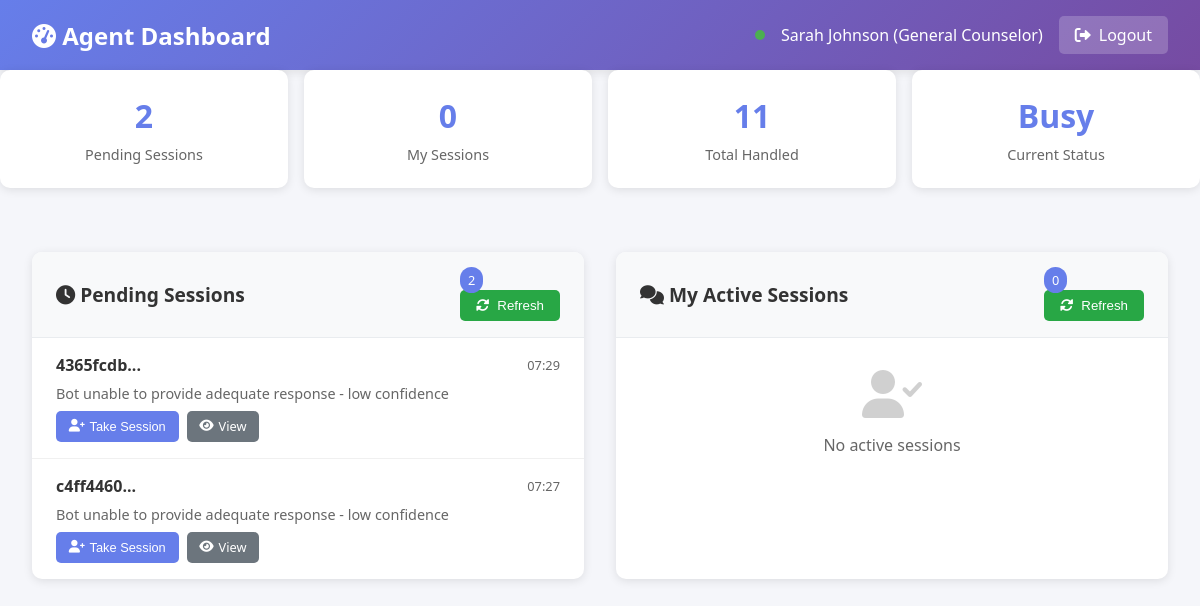
/agent/dashboard (signed in), run on an earlier commit of the app's database.
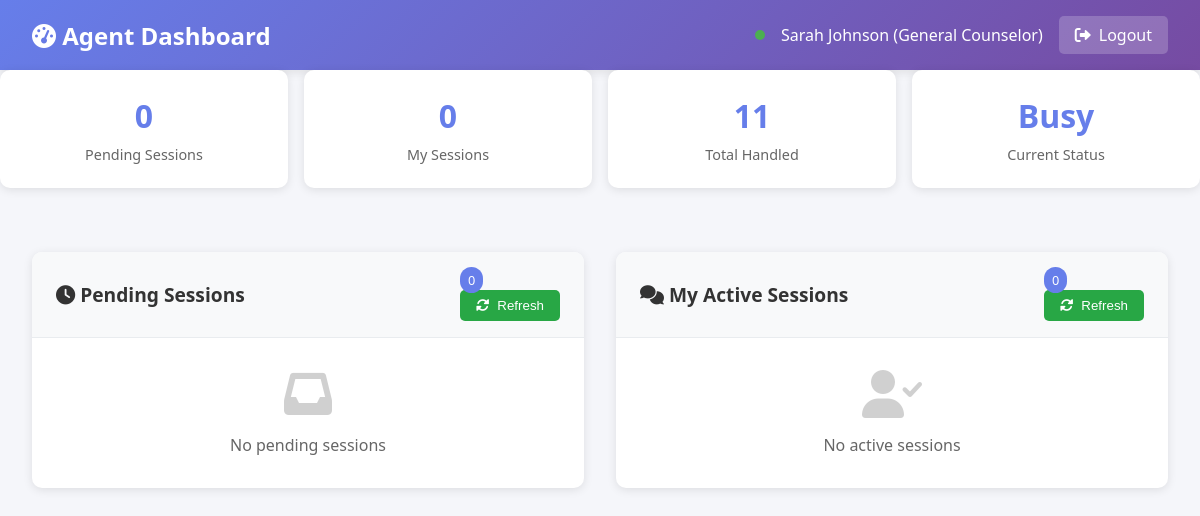
And on a later commit of the database.
### human_handoff/models.py (models this page shows, shortened)
class ChatSession(db.Model):
    __tablename__ = 'chat_sessions'
    id = db.Column(db.Integer, primary_key=True)
    session_id = db.Column(db.String(100), unique=True, nullable=False, default=lambda: str(uuid.uuid4()))
    user_id = db.Column(db.String(100))  # Keep for backward compatibility with guest sessions
    student_id = db.Column(db.Integer, db.ForeignKey('students.id'), nullable=True)  # New FK for authenticated users
    created_at = db.Column(db.DateTime, default=datetime.utcnow)
    updated_at = db.Column(db.DateTime, default=datetime.utcnow, onupdate=datetime.utcnow)
    status = db.Column(db.String(20), default='active')  # active, closed, escalated
    requires_human = db.Column(db.Boolean, default=False)
    assigned_agent_id = db.Column(db.Integer, db.ForeignKey('agents.id'))
    escalation_reason = db.Column(db.Text)
    escalated_at = db.Column(db.DateTime)
    resolved_at = db.Column(db.DateTime)
    user_satisfaction_rating = db.Column(db.Integer)
    notes = db.Column(db.Text)
    messages = db.relationship('Message', backref='session', lazy=True, cascade='all, delete-orphan')
    assigned_agent = db.relationship('Agent', backref='assigned_sessions')
    analytics = db.relationship('SessionAnalytics', backref='session', uselist=False, cascade='all, delete-orphan')

### human_handoff/agent_routes.py (the view)
@agent_bp.route('/dashboard')
def dashboard():
    if 'agent_id' not in session:
        return redirect(url_for('agent.agent_login'))
    agent_id = session['agent_id']
    agent = Agent.query.filter_by(agent_id=agent_id).first()
    if not agent:
        return redirect(url_for('agent.agent_login'))
    agent.last_active = datetime.utcnow()
    agent.status = 'available' if agent.current_sessions < agent.max_concurrent_sessions else 'busy'
    db.session.commit()
    pending_sessions = ChatSession.query.filter_by(
        requires_human=True,
        status='escalated',
        assigned_agent_id=None
    ).order_by(ChatSession.escalated_at.desc()).all()
    assigned_sessions = ChatSession.query.filter_by(
        assigned_agent_id=agent.id,
        status='escalated'
    ).order_by(ChatSession.updated_at.desc()).all()
    return render_template('agent/dashboard.html',
                         agent=agent,
                         pending_sessions=pending_sessions,
                         assigned_sessions=assigned_sessions)

### templates/agent/dashboard.html (shortened to what the changed rows need)
<!DOCTYPE html>
<html lang="en">
<head>
    <link href="https://cdnjs.cloudflare.com/ajax/libs/font-awesome/6.0.0/css/all.min.css" rel="stylesheet">
</head>
<body>
    <div class="header">
        <h1><i class="fas fa-tachometer-alt"></i> Agent Dashboard</h1>
    </div>
    <div class="stats-grid">
        <div class="stat-card">
            <div class="stat-value" id="pending-count">{{ pending_sessions|length }}</div>
            <div class="stat-label">Pending Sessions</div>
        </div>
    </div>
    <div class="dashboard-container">
        <div class="section">
            <div class="section-header">
                <h2><i class="fas fa-clock"></i> Pending Sessions</h2>
                <div>
                    <span class="badge" id="pending-badge">{{ pending_sessions|length }}</span>
                    <button class="refresh-btn" onclick="refreshPendingSessions()">
                        <i class="fas fa-sync-alt"></i> Refresh
                    </button>
                </div>
            </div>
            <div class="session-list" id="pending-sessions">
                {% if pending_sessions %}
                    {% for session in pending_sessions %}
                    <div class="session-item" data-session-id="{{ session.session_id }}">
                        <div class="session-header">
                            <span class="session-id">{{ session.session_id[:8] }}...</span>
                            <span class="session-time">{{ session.escalated_at.strftime('%H:%M') if session.escalated_at else 'N/A' }}</span>
                        </div>
                        <div class="session-reason">{{ session.escalation_reason or 'Bot unable to help' }}</div>
                        <div class="session-actions">
                            <button class="btn btn-primary" onclick="assignSession('{{ session.session_id }}')">
                                <i class="fas fa-user-plus"></i> Take Session
                            </button>
                            <a href="/agent/session/{{ session.session_id }}" class="btn btn-secondary">
                                <i class="fas fa-eye"></i> View
                            </a>
                        </div>
                    </div>
                    {% endfor %}
                {% else %}
                    <div class="empty-state">
                        <i class="fas fa-inbox"></i>
                        <p>No pending sessions</p>
                    </div>
                {% endif %}
            </div>
        </div>
        <div class="section">
            <div class="section-header">
                <h2><i class="fas fa-comments"></i> My Active Sessions</h2>
            </div>
        </div>
    </div>
</body>
</html>

What changed in the data, as far as the page shows it:
no longer on this page (row edited): ChatSession: session_id "4365fcdb", escalated_at "07:29", escalation_reason "Bot unable to provide adequate response - low confidence"
no longer on this page (row edited): ChatSession: session_id "c4ff4460", escalated_at "07:27", escalation_reason "Bot unable to provide adequate response - low confidence"
Also different on the page:
{{ pending_sessions|length }}: "2" → "0"
text now shown: "No pending sessions"
